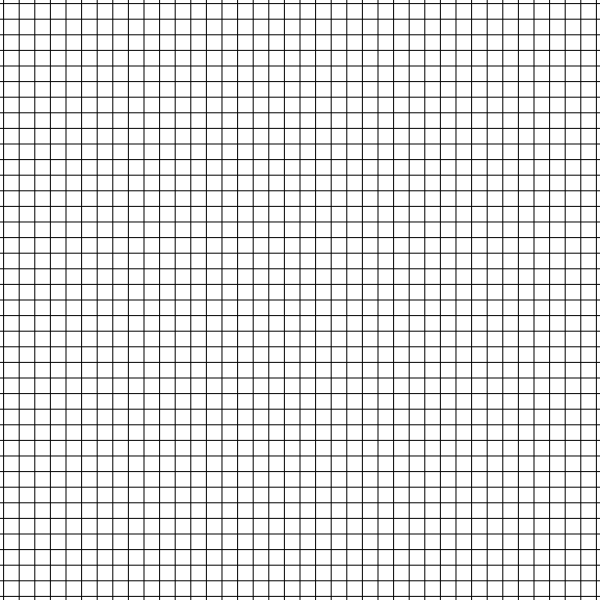
Frame 1 (no input)
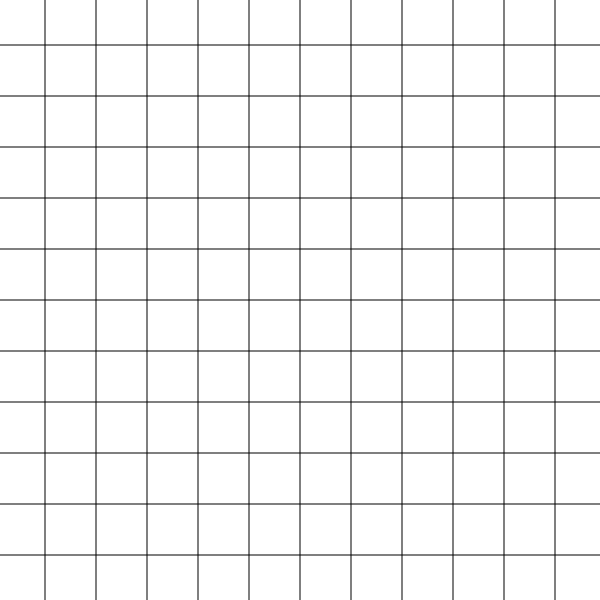
Frame 60 (no input)
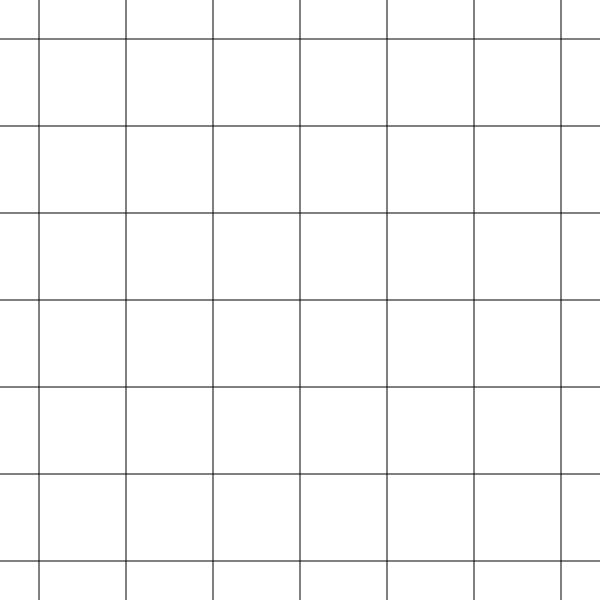
Frame 120 (the mouse pressed at the canvas centre since frame 60)

The p5.js sketch that drew these frames (run headless with seeded random() and noise() and a simulated clock; from frame 60 on, the mouse is pressed at the canvas centre):

// p5.js sketch
// ── sketch.js
// grid zoom

var sval;

function setup() {
  createCanvas(600, 600);
  strokeWeight(0.588235294);
  sval = 1;
}

function draw() {
  background(255);
  var numLines = 40;

  sval += 0.04;

  sval = constrain(sval, 1.0, 20.0);

  translate(width/2, height/2);
  strokeWeight(1/sval);
  scale(sval);
  translate(-width/2, -height/2);

  for (var i = 1; i <= numLines; i++) {
    line(0, i*15, 600, i*15);
    line(i*15, 0, i*15, 600);
  }
}

function keyPressed() {
  sval -= 0.04;
}
